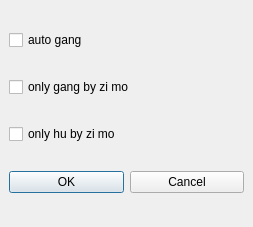
<ui version="4.0" >
 <class>mjTing</class>
 <widget class="QDialog" name="mjTing" >
  <property name="geometry" >
   <rect>
    <x>0</x>
    <y>0</y>
    <width>253</width>
    <height>227</height>
   </rect>
  </property>
  <property name="windowTitle" >
   <string>Ting Options</string>
  </property>
  <layout class="QVBoxLayout" >
   <property name="margin" >
    <number>9</number>
   </property>
   <property name="spacing" >
    <number>6</number>
   </property>
   <item>
    <widget class="QCheckBox" name="cbAutoGang" >
     <property name="text" >
      <string>auto gang</string>
     </property>
    </widget>
   </item>
   <item>
    <widget class="QCheckBox" name="cbOnlyZimoGang" >
     <property name="text" >
      <string>only gang by zi mo</string>
     </property>
    </widget>
   </item>
   <item>
    <widget class="QCheckBox" name="cbOnlyZimoHu" >
     <property name="text" >
      <string>only hu by zi mo</string>
     </property>
    </widget>
   </item>
   <item>
    <layout class="QHBoxLayout" >
     <property name="margin" >
      <number>0</number>
     </property>
     <property name="spacing" >
      <number>6</number>
     </property>
     <item>
      <widget class="QPushButton" name="okButton" >
       <property name="text" >
        <string>OK</string>
       </property>
      </widget>
     </item>
     <item>
      <widget class="QPushButton" name="cancelButton" >
       <property name="text" >
        <string>Cancel</string>
       </property>
      </widget>
     </item>
    </layout>
   </item>
  </layout>
 </widget>
 <resources/>
 <connections>
  <connection>
   <sender>okButton</sender>
   <signal>clicked()</signal>
   <receiver>mjTing</receiver>
   <slot>accept()</slot>
   <hints>
    <hint type="sourcelabel" >
     <x>70</x>
     <y>145</y>
    </hint>
    <hint type="destinationlabel" >
     <x>130</x>
     <y>107</y>
    </hint>
   </hints>
  </connection>
  <connection>
   <sender>cancelButton</sender>
   <signal>clicked()</signal>
   <receiver>mjTing</receiver>
   <slot>reject()</slot>
   <hints>
    <hint type="sourcelabel" >
     <x>190</x>
     <y>145</y>
    </hint>
    <hint type="destinationlabel" >
     <x>130</x>
     <y>107</y>
    </hint>
   </hints>
  </connection>
  <connection>
   <sender>cbAutoGang</sender>
   <signal>clicked(bool)</signal>
   <receiver>cbOnlyZimoGang</receiver>
   <slot>setVisible(bool)</slot>
   <hints>
    <hint type="sourcelabel" >
     <x>130</x>
     <y>69</y>
    </hint>
    <hint type="destinationlabel" >
     <x>130</x>
     <y>114</y>
    </hint>
   </hints>
  </connection>
 </connections>
</ui>
